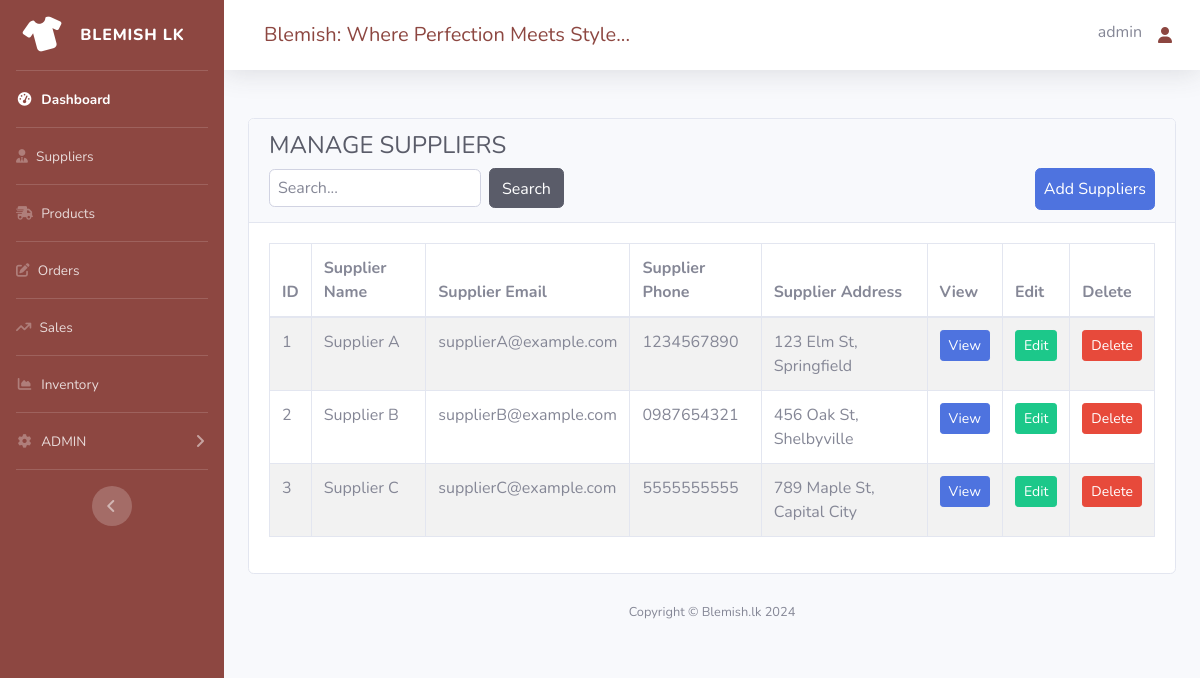
Before: /supplier.php (signed in) with the older database file.
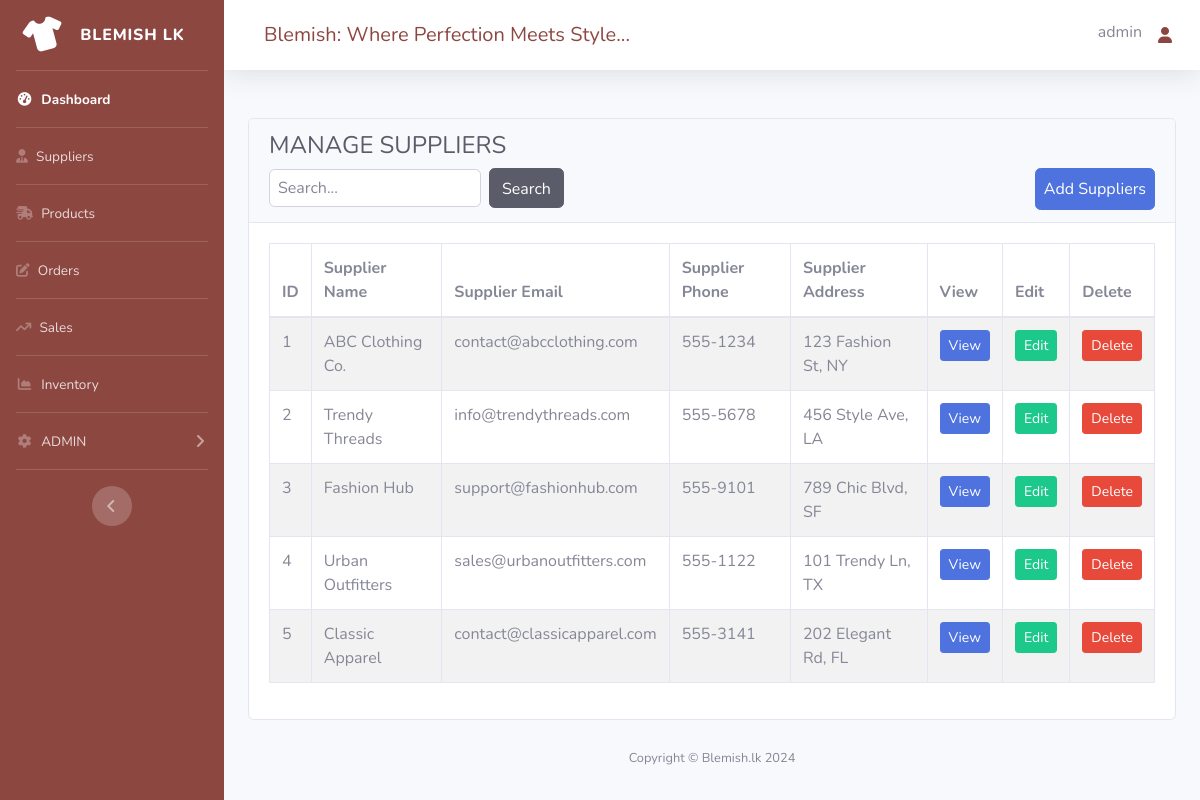
After: the same page with the newer database file.
### tables this page shows
CREATE TABLE supplier (
    id INT(11) NOT NULL AUTO_INCREMENT,
    name VARCHAR(191) NOT NULL,
    email VARCHAR(191) NOT NULL,
    phone VARCHAR(191) NOT NULL,
    address VARCHAR(200) NOT NULL,
    PRIMARY KEY (id)
);

### supplier.php (the view, shortened to what this page needs)
<?php
require('dbcon.php');
if (isset($_POST['search_supplier'])) {
    $search_query = mysqli_real_escape_string($con, $_POST['search_query']);
    $fetch_query = "SELECT * FROM supplier WHERE name LIKE '%$search_query%' OR email LIKE '%$search_query%' OR phone LIKE '%$search_query%' OR address LIKE '%$search_query%'";
} else {
    $fetch_query = "SELECT * FROM supplier";
}
$fetch_query_run = mysqli_query($con, $fetch_query);
?>
<?php
include('includes/header.php');
include('includes/navbar.php');
?>
<div class="container-fluid mt-5">
    <div class="card mt-4">
        <div class="card-header">
            <h4 class="text-dark fw-bold">MANAGE SUPPLIERS</h4>
            <button type="button" class="btn btn-primary float-right d-sm-block col-sm-auto col-12 p-2" data-toggle="modal" data-target="#insertdata">
                Add Suppliers
            </button>
            <form action="<?php echo $_SERVER['PHP_SELF']; ?>" method="POST" class="form-inline col-sm-auto col-12 pt-2 pt-sm-0 px-0">
                <div class="col-12 col-sm-auto p-0">
                    <input type="text" class="form-control p-2" name="search_query" placeholder="Search...">
                </div>
                <div class="col-12 col-sm-auto pt-2 pt-sm-0 px-0 pl-sm-2 pl-0">
                    <button type="submit" name="search_supplier" class="btn btn-dark pt-sm-2 col-12 col-sm-auto">Search</button>
                </div>
            </form>
        </div>
        <div class="card-body">
            <div class="table-responsive">
                <table class="table table-bordered table-striped">
                    <thead>
                        <tr>
                            <th>ID</th>
                            <th>Supplier Name</th>
                            <th>Supplier Email</th>
                            <th>Supplier Phone</th>
                            <th>Supplier Address</th>
                            <th>View</th>
                            <th>Edit</th>
                            <th>Delete</th>
                        </tr>
                    </thead>
                    <tbody>
                        <?php
                        if (mysqli_num_rows($fetch_query_run) > 0) {
                            while ($row = mysqli_fetch_array($fetch_query_run)) {
                        ?>
                                <tr>
                                    <td class="user_id"><?php echo $row['id']; ?></td>
                                    <td><?php echo $row['name']; ?></td>
                                    <td><?php echo $row['email']; ?></td>
                                    <td><?php echo $row['phone']; ?></td>
                                    <td><?php echo $row['address']; ?></td>
                                    <td>
                                        <a href="#" class="btn btn-primary btn-sm view_data">View</a>
                                    </td>
                                    <td>
                                        <a href="#" class="btn btn-success btn-sm edit_data">Edit</a>
                                    </td>
                                    <td>
                                        <a href="#" class="btn btn-danger btn-sm delete_btn" onclick="return confirm('Are you sure you want to delete this record?')">Delete</a>
                                    </td>
                                </tr>
                            <?php
                            }
                        } else {
                            ?>
                            <tr>
                                <td colspan="8">No Record Found</td>
                            </tr>
                        <?php
                        }
                        ?>
                    </tbody>
                </table>
            </div>
        </div>
    </div>
</div>
<?php
include('includes/footer.php');
?>

### includes/header.php (shortened to what this page needs)
<!DOCTYPE html>
<html lang="en">
<head>
  <link href="vendor/fontawesome-free/css/all.min.css" rel="stylesheet" type="text/css">
  <link href="css/sb-admin-2.min.css" rel="stylesheet">
</head>
<body id="page-top">
  <div id="wrapper">

### includes/navbar.php (shortened to what this page needs)
<ul class="navbar-nav  sidebar sidebar-dark accordion" id="accordionSidebar" style="background-color: #8d4741;">
  <a class="sidebar-brand d-flex align-items-center justify-content-center" href="index.html">
    <div class="sidebar-brand-icon rotate-n-15">
      <i class="fa-solid fa-shirt"></i>
    </div>
    <div class="sidebar-brand-text mx-3">Blemish lk</div>
  </a>
  <hr class="sidebar-divider my-0">
  <li class="nav-item active">
    <a class="nav-link" href="index.php">
      <i class="fas fa-fw fa-tachometer-alt"></i>
      <span>Dashboard</span></a>
  </li>
  <hr class="sidebar-divider my-0">
  <li class="nav-item">
    <a class="nav-link" href="supplier.php">
      <i class="fa-solid fa-user-tie"></i>
      <span>Suppliers</span></a>
  </li>
  <hr class="sidebar-divider my-0">
  <li class="nav-item">
    <a class="nav-link" href="product.php">
    <i class="fa-solid fa-truck-fast"></i>
      <span>Products</span></a>
  </li>
  <hr class="sidebar-divider my-0">
  <li class="nav-item">
    <a class="nav-link" href="orders-new.php">
    <i class="fa-solid fa-pen-to-square"></i>
      <span>Orders</span></a>
  </li>
  <hr class="sidebar-divider my-0">
  <li class="nav-item">
    <a class="nav-link" href="sales.php">
    <i class="fa-solid fa-arrow-trend-up"></i>
      <span>Sales</span></a>
  </li>
  <hr class="sidebar-divider my-0">
  <li class="nav-item">
    <a class="nav-link" href="inventory.php">
      <i class="fas fa-fw fa-chart-area"></i>
      <span>Inventory</span></a>
  </li>
  <hr class="sidebar-divider my-0">
  <li class="nav-item">
    <a class="nav-link collapsed" href="#" data-toggle="collapse" data-target="#collapseTwo" aria-expanded="true" aria-controls="collapseTwo">
      <i class="fas fa-fw fa-cog"></i>
      <span>ADMIN</span>
    </a>
  </li>
  <hr class="sidebar-divider d-none d-md-block">
  <div class="text-center d-none d-md-inline">
    <button class="rounded-circle border-0" id="sidebarToggle"></button>
  </div>
</ul>
<div id="content-wrapper" class="d-flex flex-column">
  <div id="content">
    <nav class="navbar navbar-expand navbar-light bg-white topbar mb-4 static-top shadow">
      <h5 class="ml-3 mt-2 p-2 d-none d-md-block" style="color: #8d4741;">Blemish: Where Perfection Meets Style...</h5>
             <ul class="navbar-nav ml-auto">
        <li class="nav-item dropdown no-arrow">
          <a class="nav-link dropdown-toggle" href="#" id="userDropdown" role="button" data-toggle="dropdown" aria-haspopup="true" aria-expanded="false">
            <span class="mr-2 d-none d-lg-inline text-gray-600 small">
            <?php
             $usernamefromlogin = $_SESSION['username'];
           ?>
           <h6 class="mt-1"><?php echo $usernamefromlogin; ?></h6>
            </span>
            <i class="fa-solid fa-user ml-2" style="color: #8c4640;"></i>      </a>
        </li>
      </ul>
    </nav>

### includes/footer.php
      <footer class="sticky-footer bg-light">
        <div class="container my-auto">
          <div class="copyright text-center my-auto">
            <span>Copyright &copy; Blemish.lk 2024</span>
          </div>
        </div>
      </footer>
      </div>
      </div>
    </div>
</body>
</html>

Changed rows visible on the page:
changed supplier id 1: name "Supplier A" → "ABC Clothing Co."; email "supplierA@example.com" → "contact@abcclothing.com"; phone "1234567890" → "555-1234"; address "123 Elm St, Springfield" → "123 Fashion St, NY"
changed supplier id 2: name "Supplier B" → "Trendy Threads"; email "supplierB@example.com" → "info@trendythreads.com"; phone "0987654321" → "555-5678"; address "456 Oak St, Shelbyville" → "456 Style Ave, LA"
changed supplier id 3: name "Supplier C" → "Fashion Hub"; email "supplierC@example.com" → "support@fashionhub.com"; phone "5555555555" → "555-9101"; address "789 Maple St, Capital City" → "789 Chic Blvd, SF"
added supplier: id "4", name "Urban Outfitters", email "sales@urbanoutfitters.com", phone "555-1122", address "101 Trendy Ln, TX"
added supplier: id "5", name "Classic Apparel", email "contact@classicapparel.com", phone "555-3141", address "202 Elegant Rd, FL"
